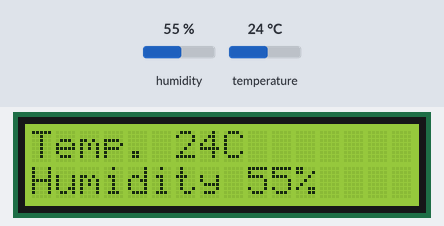
Simulated run of this program. Board: CircuitPython board. Parts: 16×2 character LCD. The inputs (shaded band) are chosen by the test bench; at power-on: humidity 55 %, temperature 24 °C. What the program prints to the serial console is not drawn.

Above: at 2.2 s.
2.3 s: humidity set to 22 %
At 4.2 s:
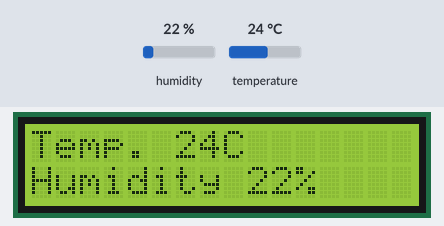
7.3 s: temperature set to 12 °C
At 9.3 s:
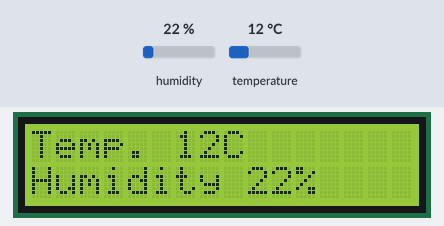
11.9 s: humidity set to 40 %
At 13.2 s:
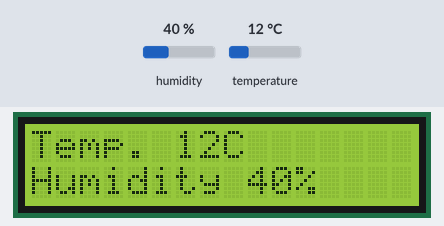
16.4 s: temperature set to 19 °C
At 18.3 s:
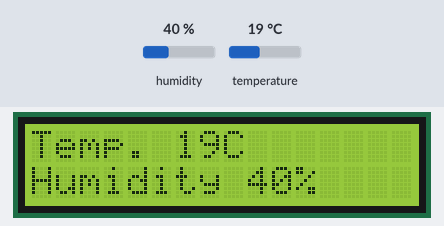
Timing chart, 0 to 19.8 s (numbered marks = the images above; inputs shaded):
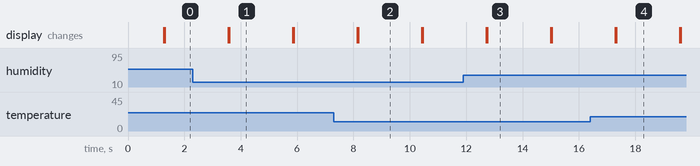

Measured:
- after the input at 2.3 s, the display: first differs from a run without the input after 1.3 s (image 1)
- after the input at 7.3 s, the display: first differs from a run without the input after 0.87 s (image 2)
- after the input at 11.9 s, the display: first differs from a run without the input after 0.85 s (image 3)
- after the input at 16.4 s, the display: first differs from a run without the input after 0.92 s (image 4)
- what the display in image 1 shows lasts 2.2 s, from 3.6 s to 5.8 s

The program:

day02_exercise5_2.py
```python
import board
import adafruit_dht
import digitalio
import adafruit_character_lcd.character_lcd as character_lcd
from time import sleep

dhtDevice = adafruit_dht.DHT11(board.D17)

# Raspberry Pi pin setup
lcd_rs = digitalio.DigitalInOut(board.D22)
lcd_en = digitalio.DigitalInOut(board.D24)
lcd_d7 = digitalio.DigitalInOut(board.D21)
lcd_d6 = digitalio.DigitalInOut(board.D26)
lcd_d5 = digitalio.DigitalInOut(board.D20)
lcd_d4 = digitalio.DigitalInOut(board.D19)

lcd_columns = 16
lcd_rows = 2

lcd = character_lcd.Character_LCD_Mono(lcd_rs, lcd_en, lcd_d4, lcd_d5, lcd_d6, lcd_d7, lcd_columns, lcd_rows)

def initTextlcd():
    lcd.clear()
    lcd.home()
    lcd.cursor_position(0, 0)
    sleep(1.0)

def displayText(text='', col=0, row=0):
    lcd.cursor_position(col, row)
    lcd.message = text

def clearTextlcd():
    lcd.clear()
    lcd.message = 'clear LCD\nGoodbye!'
    sleep(2.0)
    lcd.clear()

def main():
    initTextlcd()
    print("start textlcd program ...")

    while True:
        try:
            temperature_c = dhtDevice.temperature
            humidity = dhtDevice.humidity

            line1 = "Temp. " + str(temperature_c) + "C"
            line2 = "Humidity " + str(humidity) + "%"
            lcd.clear()
            displayText(line1, 0, 0)
            displayText(line2, 0, 1)

        except RuntimeError as error:
            print(error.args[0])
        except KeyboardInterrupt:
            clearTextlcd()
        sleep(2.0)

if __name__ == '__main__':
    main()
```
